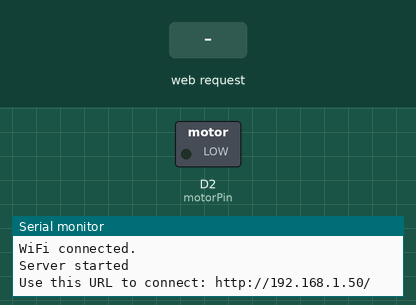
This sketch was run on a simulated Arduino MKR. Shown: switched loads named in the sketch (green lamp = pin HIGH), the last lines printed to the serial monitor. Inputs (shaded band) come from the test bench. WiFi joins after 1.5 s; servers stay silent unless stated.

Above: at 2.7 s.
2.8 s: HTTP request GET /vibMotor=ON received
At 4.0 s:
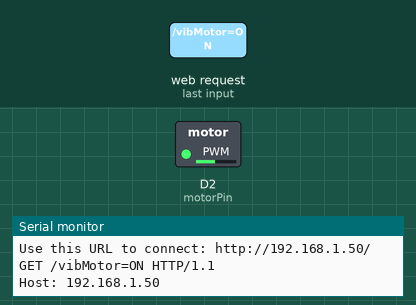
4.3 s: HTTP request GET /vibMotor=OFF received
At 5.3 s:
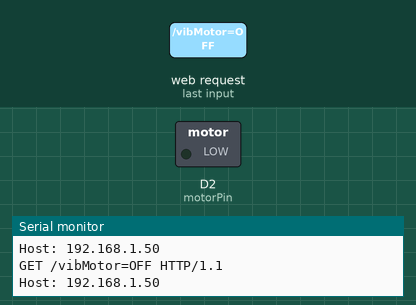
Timing chart, 0 to 7.3 s (numbered marks = the images above; inputs shaded):
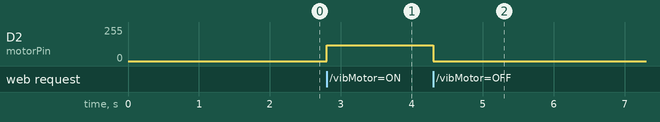

Measured:
- after the input at 2.8 s, D2 (motorPin): 0/255 → 120/255 at once
- after the input at 4.3 s, D2 (motorPin): 120/255 → 0/255 at once

The sketch:

nanoWifiMotor.ino
```cpp
#include <SPI.h>
#include <WiFiNINA.h>

// Replace these with your network credentials
const char* ssid = "UOB240020_1634";
const char* password = "mko0)OKM";

int motorPin = 2;

WiFiServer server(80); // Server will run on port 80

void setup() {
  pinMode(motorPin, OUTPUT);
  digitalWrite(motorPin, LOW); // Start with the vibration motors off

  // Initialize serial and wait for the port to open:
  Serial.begin(9600);
  // while (!Serial) {
  //  ; // Wait for serial port to connect.
  // }

  // Connect to WiFi network
  Serial.print("Connecting to ");
  Serial.println(ssid);

  WiFi.begin(ssid, password);

  while (WiFi.status() != WL_CONNECTED) {
    delay(500);
    Serial.print(".");
  }

  Serial.println("");
  Serial.println("WiFi connected.");

  // Start the server
  server.begin();
  Serial.println("Server started");

  // Print the IP address
  Serial.print("Use this URL to connect: ");
  Serial.print("http://");
  Serial.print(WiFi.localIP());
  Serial.println("/");
}

void loop() {
  // UNTESTED!!!
  // // Attempt a reconnection if there's a loss of connectivity
  // if (WiFi.status() != WL_CONNECTED) {
  //   Serial.println("Disconnected from WiFi. Attempting reconnection...");
  //   WiFi.begin(ssid, password);
  //   while (WiFi.status() != WL_CONNECTED) {
  //     delay(500);
  //     Serial.print(".");
  //   }
  //   Serial.println("Reconnected.");
  // }

  // Check if a client has connected
  WiFiClient client = server.available();
  if (client) {
    String currentLine = "";
    while (client.connected()) {
      if (client.available()) {
        char c = client.read();
        Serial.write(c);
        if (c == '\n') {
          if (currentLine.length() == 0) {
            // Send a standard HTTP response header
            client.println("HTTP/1.1 200 OK");
            client.println("Content-type:text/html");
            client.println("Connection: close");
            client.println();
            client.println("<!DOCTYPE html><html>");
            client.println("<head><meta name=\"viewport\" content=\"width=device-width, initial-scale=1\"></head>");
            client.println("<body><h1>Arduino Vibration Motor Control</h1>");
            client.println("<p><a href=\"/vibMotor=ON\"><button>ON</button></a></p>");
            client.println("<p><a href=\"/vibMotor=OFF\"><button>OFF</button></a></p>");
            client.println("</body></html>");
            break;
          } else {
            if (currentLine.startsWith("GET /vibMotor=ON")) {
              analogWrite(motorPin, 120);
              // digitalWrite(motorPin, HIGH); // Turn the vibration motor on
            }
            if (currentLine.startsWith("GET /vibMotor=OFF")) {
              analogWrite(motorPin, 0);
              // digitalWrite(motorPin, LOW); // Turn the vibration motor off
            }
            currentLine = "";
          }
        } else if (c != '\r') {
          currentLine += c;
        }
      }
    }
    client.stop();
  }
}
```
